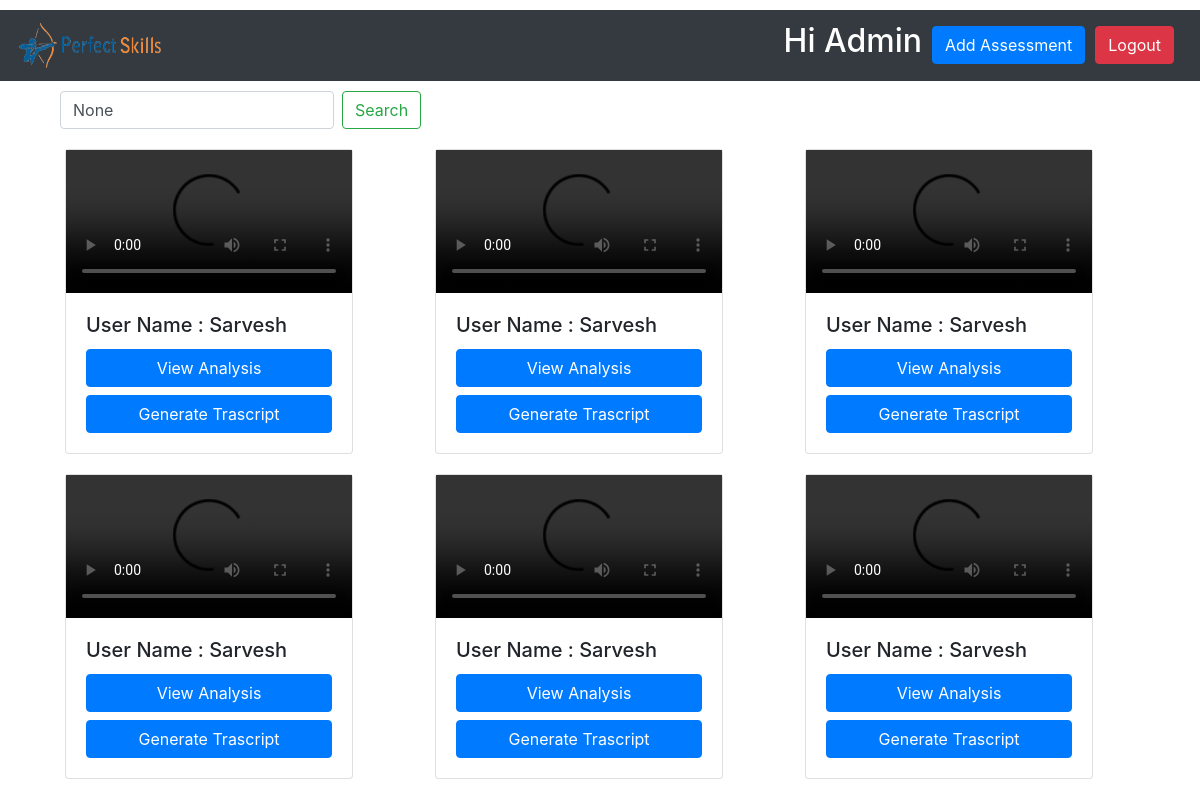
The app's page /administration/searchbar/ (signed in) with its own data.
### assessments/models.py (models this page shows, shortened)
class videoAns(models.Model):
    ansId = models.AutoField(primary_key=True)
    user_name = models.CharField(max_length=255,null=True)
    assessment_name = models.CharField(max_length=300,null=True)
    question_id = models.ForeignKey(Question, on_delete=models.CASCADE, null=True)
    identi = models.CharField(max_length=300,null=True,default="None")
    videoAns = models.FileField(upload_to='media',blank=True)
    trasnscript = models.CharField(max_length=10000,null=True)
    answer_accurecy = models.IntegerField(null=True,default=0)

### administration/views.py (the view)
# urls.py: path('searchbar/',searchbar,name='searchbar'),
@staff_member_required
@login_required(login_url='login')
def searchbar(request):
    query = request.GET.get('q')
    url = settings. MEDIA_URL
    if query:
        results = videoAns.objects.filter(
            Q(user_name__icontains=query) | Q(assessment_name__icontains=query))
    else:
        results = videoAns.objects.all()
    return render(request, 'all_submmision.html', {'results': results, 'query': query, 'url': url})

### templates/all_submmision.html (shortened to what this page needs)
{% extends 'base.html' %}
{% load static %}
{% block content %}
<div class="container h-100" style="margin-top: 5px;">
    <div class="container" style="margin-top: 10px;">
        <div class="row">
            <div class="col-md">
                <form class="form-inline my-2 my-lg-0" method="get" action="{% url 'searchbar' %}">
                    <input class="form-control mr-sm-2" type="text" name="q" value="{{ query }}" placeholder="Search">
                    <button class="btn btn-outline-success my-2 my-sm-0" type="submit">Search</button>
                </form>
            </div>
        </div>
    </div>
    {% if results %}
    <div class="container" style="margin-top: 5px;">
        <div class="row">
            {% for result in results %}
            <div class="col-md-4" style="margin-top:10px ;">
                <div class="card" style="width: 18rem; margin: 5px 5px 5px 5px;">
                    <video controls src="{{ url }}{{ result.videoAns }}" type="video/webm"></video>
                    <div class="card-body">
                        <h5 class="card-title">User Name : {{ result.user_name }}</h5>
                        <a href="allAnswer/{{result.ansId }}" class="btn btn-primary btn-block">View Analysis</a>
                        <a href="generate_tras/{{ result.ansId }}" class="btn btn-primary btn-block">Generate
                            Trascript</a>
                    </div>
                </div>
            </div>
            {% endfor %}
        </div>
    </div>
    {% endif %}
    {% endblock %}

### records on screen
videoAns: user_name "Sarvesh"
videoAns: user_name "Sarvesh"
videoAns: user_name "Sarvesh"
videoAns: user_name "Sarvesh"
videoAns: user_name "Sarvesh"
videoAns: user_name "Sarvesh"
